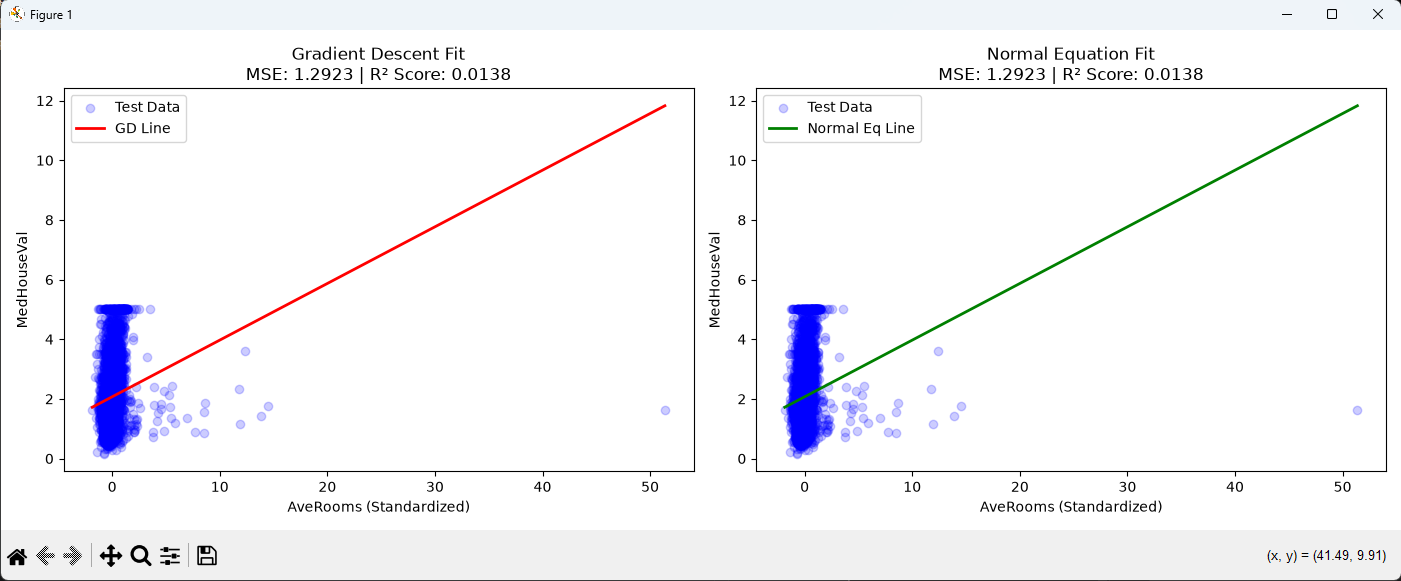

Recreate this plot in Python.
import matplotlib.pyplot as plt
import numpy as np
from sklearn.datasets import fetch_california_housing

# 1. Load Data
housing = fetch_california_housing(as_frame=True)
data = housing.frame

# Using 'AveRooms' as chosen in your variable
X = data[["AveRooms"]].values
y = data["MedHouseVal"].values

# --- CRITICAL FIX: FEATURE SCALING ---
# Manual standardization so Gradient Descent does not explode
X_mean = np.mean(X)
X_std = np.std(X)
X_scaled = (X - X_mean) / X_std
# -------------------------------------

np.random.seed(42)

# 2. Train/Test Split (using scaled features)
shuffled_indices = np.random.permutation(len(X_scaled))
test_set_size = int(len(X_scaled) * 0.2)

test_indices = shuffled_indices[:test_set_size]
train_indices = shuffled_indices[test_set_size:]

X_train, X_test = X_scaled[train_indices], X_scaled[test_indices]
y_train, y_test = y[train_indices], y[test_indices]

# Add Bias Column
X_train_bias = np.c_[np.ones(X_train.shape[0]), X_train]
X_test_bias = np.c_[np.ones(X_test.shape[0]), X_test]


# 3. Algorithms
def gradient_descent(X, y, alpha=0.01, iterations=5000):
    m = len(y)
    theta = np.zeros(X.shape[1])  # Initialize weights to 0

    for _ in range(iterations):
        predictions = X.dot(theta)
        errors = predictions - y
        gradient = (1 / m) * X.T.dot(errors)
        theta = theta - alpha * gradient

    return theta


def normal_equation(X, y):
    return np.linalg.inv(X.T.dot(X)).dot(X.T).dot(y)


# Train models
theta_gd = gradient_descent(X_train_bias, y_train, alpha=0.01, iterations=5000)
theta_ne = normal_equation(X_train_bias, y_train)

# Predict on Test Data (to match your metrics evaluation)
y_pred_gd = X_test_bias.dot(theta_gd)
y_pred_ne = X_test_bias.dot(theta_ne)


# 4. Evaluation
def evaluate_metrics(y_true, y_pred):
    mse = np.mean((y_true - y_pred) ** 2)
    ss_res = np.sum((y_true - y_pred) ** 2)
    ss_tot = np.sum((y_true - np.mean(y_true)) ** 2)
    r2 = 1 - (ss_res / ss_tot)
    return mse, r2


mse_gd, r2_gd = evaluate_metrics(y_test, y_pred_gd)
mse_ne, r2_ne = evaluate_metrics(y_test, y_pred_ne)

print("\nGRADIENT DESCENT RESULTS (Scaled Feature)")
print(f"Intercept: {theta_gd[0]:.4f}, Slope: {theta_gd[1]:.4f}")
print(f"MSE: {mse_gd:.4f}, R² Score: {r2_gd:.4f}\n")

print("NORMAL EQUATION RESULTS (Scaled Feature)")
print(f"Intercept: {theta_ne[0]:.4f}, Slope: {theta_ne[1]:.4f}")
print(f"MSE: {mse_ne:.4f}, R² Score: {r2_ne:.4f}\n")

# ----------------------------------------------------
# 5. Visualization (Plotting Test Data to match Test Metrics)
# ----------------------------------------------------
plt.figure(figsize=(14, 5))
sort_idx = np.argsort(X_test.flatten())

# Subplot 1: Gradient Descent Fit
plt.subplot(1, 2, 1)
plt.scatter(X_test, y_test, color="blue", alpha=0.2, label="Test Data")
plt.plot(
    X_test[sort_idx],
    X_test_bias[sort_idx].dot(theta_gd),
    color="red",
    linewidth=2,
    label="GD Line",
)
plt.title(f"Gradient Descent Fit\nMSE: {mse_gd:.4f} | R² Score: {r2_gd:.4f}")
plt.xlabel("AveRooms (Standardized)")
plt.ylabel("MedHouseVal")
plt.legend()

# Subplot 2: Normal Equation Fit
plt.subplot(1, 2, 2)
plt.scatter(X_test, y_test, color="blue", alpha=0.2, label="Test Data")
plt.plot(
    X_test[sort_idx],
    X_test_bias[sort_idx].dot(theta_ne),
    color="green",
    linewidth=2,
    label="Normal Eq Line",
)
plt.title(f"Normal Equation Fit\nMSE: {mse_ne:.4f} | R² Score: {r2_ne:.4f}")
plt.xlabel("AveRooms (Standardized)")
plt.ylabel("MedHouseVal")
plt.legend()

plt.tight_layout()
plt.show()
